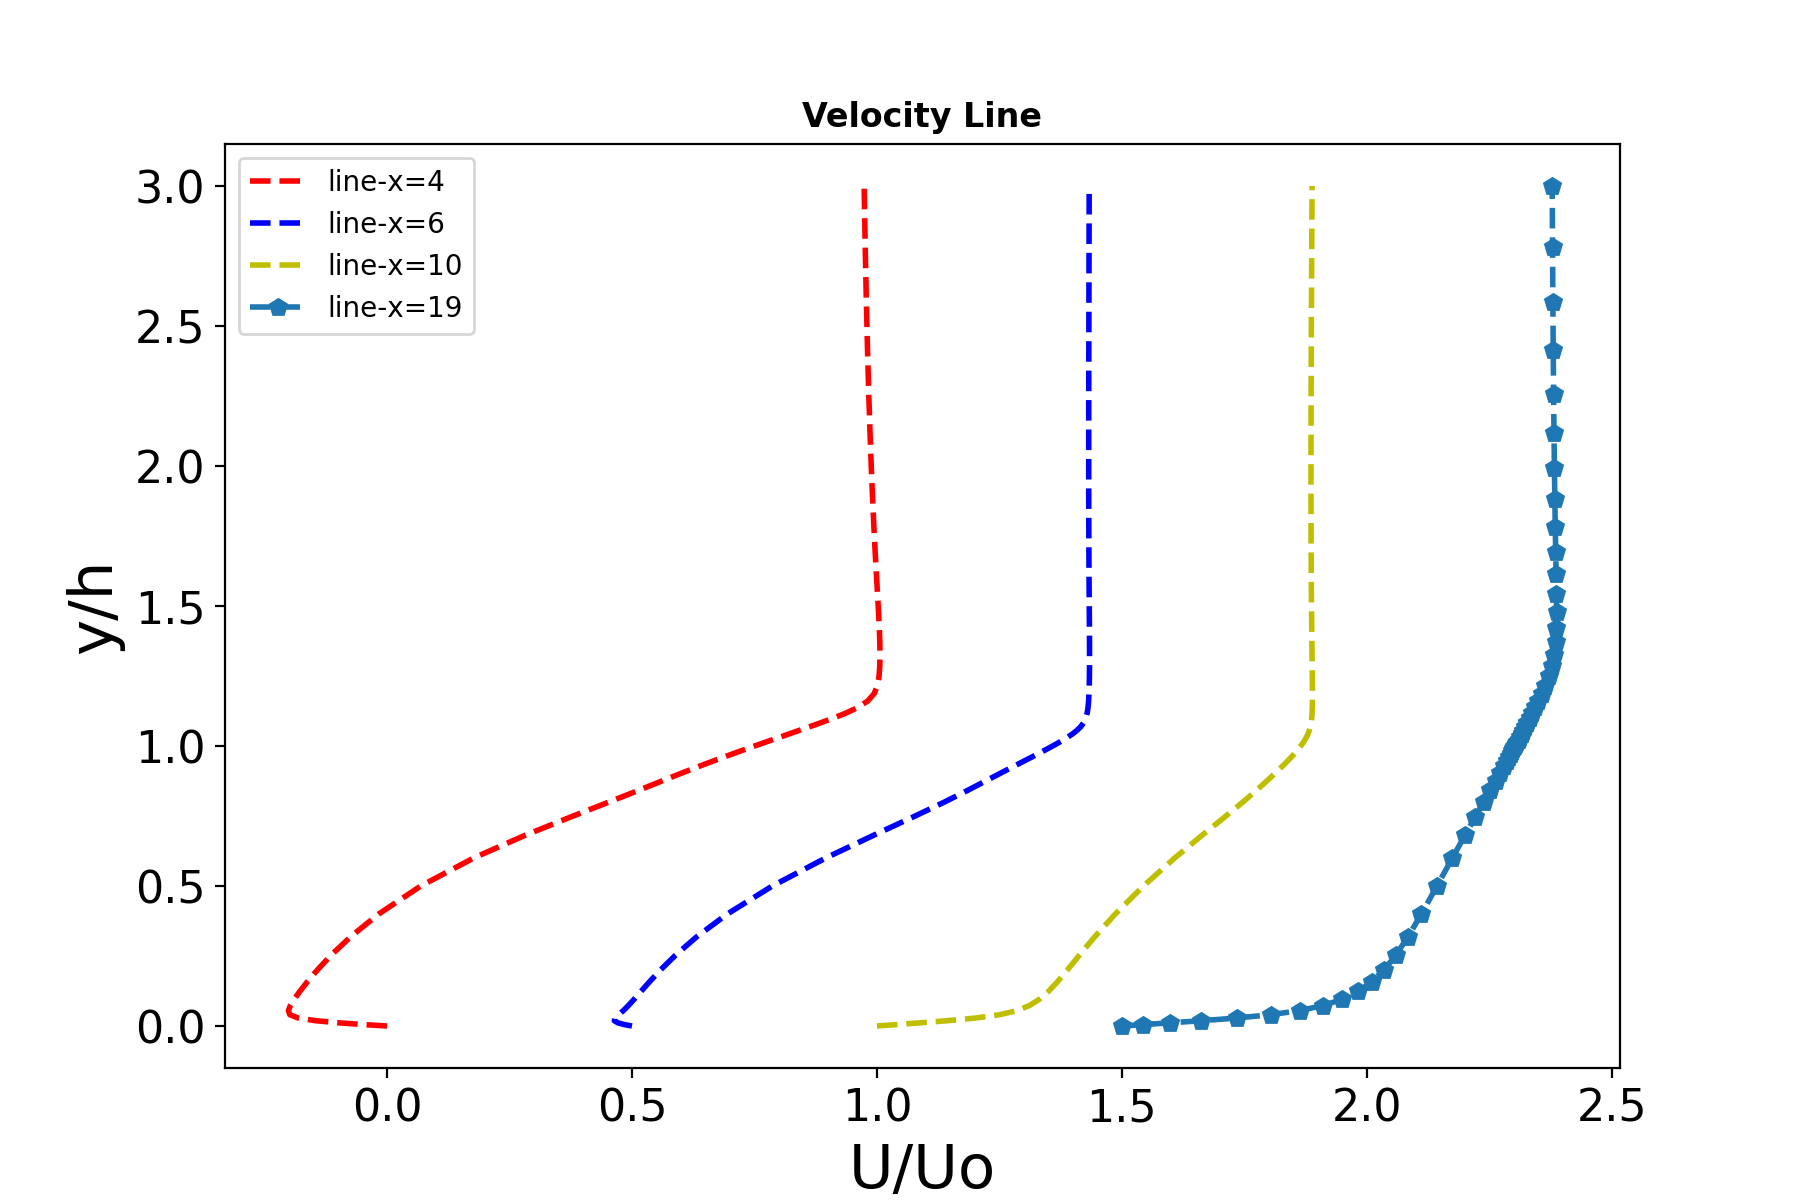

This figure's Python source:
import numpy as np
import matplotlib.pylab as plt


line4 = np.loadtxt('velocity-line-x=4.txt')
line6 = np.loadtxt('velocity-line-x=6.txt')
line10 = np.loadtxt('velocity-line-x=10.txt')
line19 = np.loadtxt('velocity-line-x=19.txt')

plt.figure(figsize=(9,6))
plt.plot(line4[:,1]/0.005117, line4[:,0], 'r--' , LineWidth = 2)
plt.plot(0.5+line6[:,1]/0.005117, line6[:,0], 'b--' , LineWidth = 2)
plt.plot(1+line10[:,1]/0.005117, line10[:,0], 'y--' , LineWidth = 2)
plt.plot(1.5+line19[:,1]/0.005117, line19[:,0], 'p--' , LineWidth = 2)
plt.xlabel("U/Uo",fontsize=22,) 
plt.ylabel("y/h",fontsize=22)

plt.xticks(fontsize=16);  plt.yticks(fontsize=16)
plt.ticklabel_format(axis='y', style='sci', scilimits=(0, 4))

#$plt.tight_layout()



plt.title('Velocity Line',fontweight="bold")
plt.legend(['line-x=4','line-x=6','line-x=10','line-x=19'])
plt.show()
